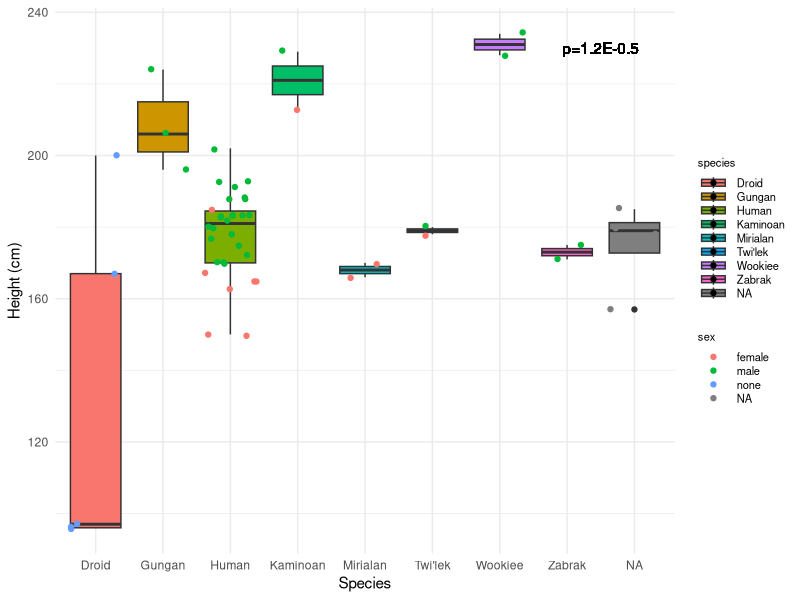
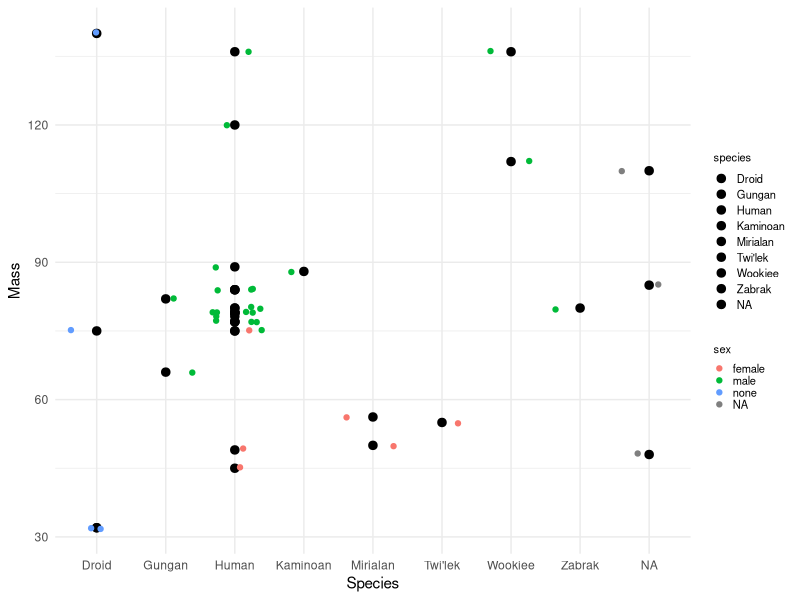
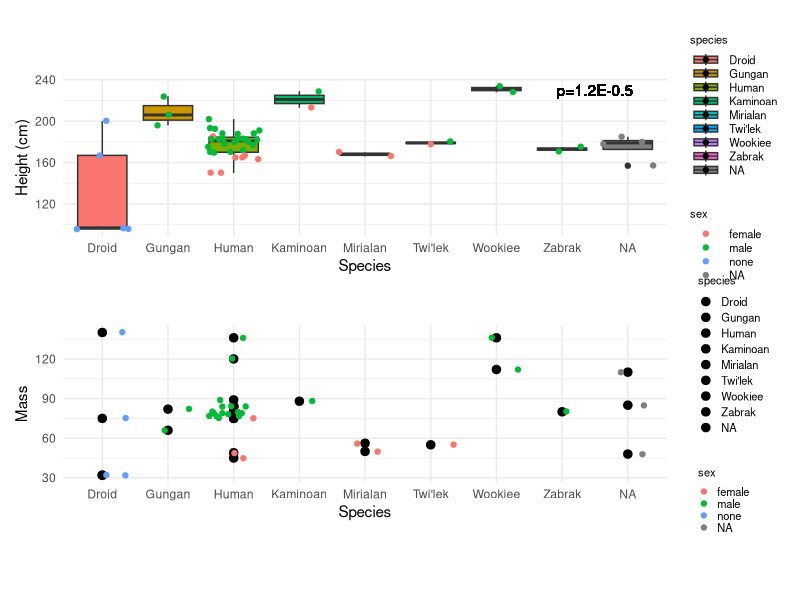

Here is the R script that generated these plots, in order:
## ---- chunk 1
library(dplyr)
species <- starwars %>%
  group_by(species) %>%
  summarize(Number_Species = n())
new_starwars <- species %>%
  filter(Number_Species>1)

newest_starwars <- starwars %>%
  filter(species %in% new_starwars$species) %>%
  select(1:11)

glimpse(newest_starwars)
## ---- chunk 2
starwarsClean <- newest_starwars %>%
  filter(height != is.na(height))

anyNA(starwarsClean[,2])

sw_heightsummary <- starwarsClean %>%
  group_by(species) %>%
  summarize(mean_height=mean(height), median_height=median(height), stdev_height=sd(height))

sw_heightsummary
## ---- chunk 3
library(ggplot2)
library(ggthemes)
library(patchwork)

sw_boxplot <- starwarsClean %>%
  ggplot(aes(x=species, y=height, fill=species)) +
  geom_boxplot() +
  labs(x="Species", y="Height (cm)") +
  theme_minimal() +
  geom_text(data=NULL, x=8.5, y=230, label= "p=1.2E-0.5") +
  geom_jitter(aes(color=sex)) +
    theme(legend.key.size = unit(.7, 'cm'), #change legend key size
        legend.key.height = unit(.35, 'cm'), #change legend key height
        legend.key.width = unit(.8, 'cm'), #change legend key width
        legend.title = element_text(size=8), #change legend title font size
        legend.text = element_text(size=8)) #change legend text font size
sw_boxplot
## ---- chunk 4
starwarsClean <- newest_starwars %>%
  filter(mass != is.na(mass))

anyNA(starwarsClean[,3])

sw_masspoint <- starwarsClean %>%
  ggplot(aes(x=species, y=mass, fill=species)) +
  geom_point(size=4, shape=20, color="black") +
  xlab("Species") +
  ylab("Mass") +
  theme_minimal() +
  geom_jitter(aes(color=sex)) +
    theme(legend.key.size = unit(.3, 'cm'), #change legend key size
        legend.key.height = unit(.3, 'cm'), #change legend key height
        legend.key.width = unit(.3, 'cm'), #change legend key width
        legend.title = element_text(size=8), #change legend title font size
        legend.text = element_text(size=8)) #change legend text font size
sw_masspoint
## ---- chunk 5
library(patchwork)

sw_boxplot / plot_spacer() / sw_masspoint +
  plot_layout(heights = unit(c(4, .5, 4), c('cm', 'cm', 'cm')))

